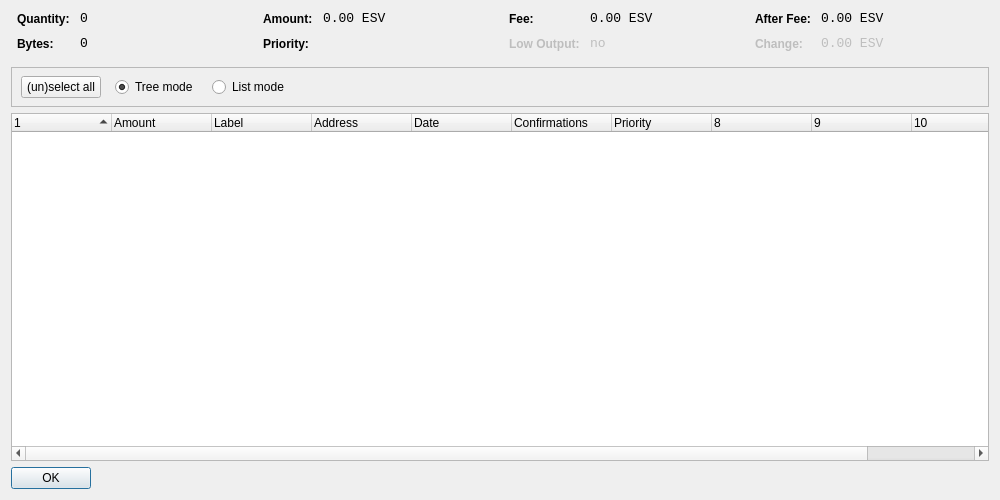
<?xml version="1.0" encoding="UTF-8"?>
<ui version="4.0">
 <class>CoinControlDialog</class>
 <widget class="QDialog" name="CoinControlDialog">
  <property name="geometry">
   <rect>
    <x>0</x>
    <y>0</y>
    <width>1000</width>
    <height>500</height>
   </rect>
  </property>
  <property name="windowTitle">
   <string>Coin Control</string>
  </property>
  <layout class="QVBoxLayout" name="verticalLayout">
   <item>
    <layout class="QHBoxLayout" name="horizontalLayoutTop" stretch="0,0,0,0">
     <property name="topMargin">
      <number>0</number>
     </property>
     <property name="bottomMargin">
      <number>10</number>
     </property>
     <item>
      <layout class="QFormLayout" name="formLayoutCoinControl1">
       <property name="horizontalSpacing">
        <number>10</number>
       </property>
       <property name="verticalSpacing">
        <number>10</number>
       </property>
       <property name="leftMargin">
        <number>6</number>
       </property>
       <property name="rightMargin">
        <number>6</number>
       </property>
       <item row="0" column="0">
        <widget class="QLabel" name="labelCoinControlQuantityText">
         <property name="styleSheet">
          <string notr="true">font-weight:bold;</string>
         </property>
         <property name="text">
          <string>Quantity:</string>
         </property>
        </widget>
       </item>
       <item row="0" column="1">
        <widget class="QLabel" name="labelCoinControlQuantity">
         <property name="font">
          <font>
           <family>Monospace</family>
           <pointsize>10</pointsize>
          </font>
         </property>
         <property name="cursor">
          <cursorShape>IBeamCursor</cursorShape>
         </property>
         <property name="contextMenuPolicy">
          <enum>Qt::ActionsContextMenu</enum>
         </property>
         <property name="text">
          <string notr="true">0</string>
         </property>
         <property name="textInteractionFlags">
          <set>Qt::LinksAccessibleByMouse|Qt::TextSelectableByKeyboard|Qt::TextSelectableByMouse</set>
         </property>
        </widget>
       </item>
       <item row="1" column="0">
        <widget class="QLabel" name="labelCoinControlBytesText">
         <property name="styleSheet">
          <string notr="true">font-weight:bold;</string>
         </property>
         <property name="text">
          <string>Bytes:</string>
         </property>
        </widget>
       </item>
       <item row="1" column="1">
        <widget class="QLabel" name="labelCoinControlBytes">
         <property name="font">
          <font>
           <family>Monospace</family>
           <pointsize>10</pointsize>
          </font>
         </property>
         <property name="cursor">
          <cursorShape>IBeamCursor</cursorShape>
         </property>
         <property name="contextMenuPolicy">
          <enum>Qt::ActionsContextMenu</enum>
         </property>
         <property name="text">
          <string notr="true">0</string>
         </property>
         <property name="textInteractionFlags">
          <set>Qt::LinksAccessibleByMouse|Qt::TextSelectableByKeyboard|Qt::TextSelectableByMouse</set>
         </property>
        </widget>
       </item>
      </layout>
     </item>
     <item>
      <layout class="QFormLayout" name="formLayoutCoinControl2">
       <property name="horizontalSpacing">
        <number>10</number>
       </property>
       <property name="verticalSpacing">
        <number>10</number>
       </property>
       <property name="leftMargin">
        <number>6</number>
       </property>
       <property name="rightMargin">
        <number>6</number>
       </property>
       <item row="0" column="0">
        <widget class="QLabel" name="labelCoinControlAmountText">
         <property name="styleSheet">
          <string notr="true">font-weight:bold;</string>
         </property>
         <property name="text">
          <string>Amount:</string>
         </property>
        </widget>
       </item>
       <item row="0" column="1">
        <widget class="QLabel" name="labelCoinControlAmount">
         <property name="font">
          <font>
           <family>Monospace</family>
           <pointsize>10</pointsize>
          </font>
         </property>
         <property name="cursor">
          <cursorShape>IBeamCursor</cursorShape>
         </property>
         <property name="contextMenuPolicy">
          <enum>Qt::ActionsContextMenu</enum>
         </property>
         <property name="text">
          <string notr="true">0.00 ESV</string>
         </property>
         <property name="textInteractionFlags">
          <set>Qt::LinksAccessibleByMouse|Qt::TextSelectableByKeyboard|Qt::TextSelectableByMouse</set>
         </property>
        </widget>
       </item>
       <item row="1" column="0">
        <widget class="QLabel" name="labelCoinControlPriorityText">
         <property name="styleSheet">
          <string notr="true">font-weight:bold;</string>
         </property>
         <property name="text">
          <string>Priority:</string>
         </property>
        </widget>
       </item>
       <item row="1" column="1">
        <widget class="QLabel" name="labelCoinControlPriority">
         <property name="font">
          <font>
           <family>Monospace</family>
           <pointsize>10</pointsize>
          </font>
         </property>
         <property name="cursor">
          <cursorShape>IBeamCursor</cursorShape>
         </property>
         <property name="contextMenuPolicy">
          <enum>Qt::ActionsContextMenu</enum>
         </property>
         <property name="text">
          <string/>
         </property>
         <property name="textInteractionFlags">
          <set>Qt::LinksAccessibleByMouse|Qt::TextSelectableByKeyboard|Qt::TextSelectableByMouse</set>
         </property>
        </widget>
       </item>
      </layout>
     </item>
     <item>
      <layout class="QFormLayout" name="formLayoutCoinControl3">
       <property name="horizontalSpacing">
        <number>10</number>
       </property>
       <property name="verticalSpacing">
        <number>10</number>
       </property>
       <property name="leftMargin">
        <number>6</number>
       </property>
       <property name="rightMargin">
        <number>6</number>
       </property>
       <item row="0" column="0">
        <widget class="QLabel" name="labelCoinControlFeeText">
         <property name="styleSheet">
          <string notr="true">font-weight:bold;</string>
         </property>
         <property name="text">
          <string>Fee:</string>
         </property>
        </widget>
       </item>
       <item row="0" column="1">
        <widget class="QLabel" name="labelCoinControlFee">
         <property name="font">
          <font>
           <family>Monospace</family>
           <pointsize>10</pointsize>
          </font>
         </property>
         <property name="cursor">
          <cursorShape>IBeamCursor</cursorShape>
         </property>
         <property name="contextMenuPolicy">
          <enum>Qt::ActionsContextMenu</enum>
         </property>
         <property name="text">
          <string notr="true">0.00 ESV</string>
         </property>
         <property name="textInteractionFlags">
          <set>Qt::LinksAccessibleByMouse|Qt::TextSelectableByKeyboard|Qt::TextSelectableByMouse</set>
         </property>
        </widget>
       </item>
       <item row="1" column="0">
        <widget class="QLabel" name="labelCoinControlLowOutputText">
         <property name="enabled">
          <bool>false</bool>
         </property>
         <property name="styleSheet">
          <string notr="true">font-weight:bold;</string>
         </property>
         <property name="text">
          <string>Low Output:</string>
         </property>
        </widget>
       </item>
       <item row="1" column="1">
        <widget class="QLabel" name="labelCoinControlLowOutput">
         <property name="enabled">
          <bool>false</bool>
         </property>
         <property name="font">
          <font>
           <family>Monospace</family>
           <pointsize>10</pointsize>
          </font>
         </property>
         <property name="cursor">
          <cursorShape>IBeamCursor</cursorShape>
         </property>
         <property name="contextMenuPolicy">
          <enum>Qt::ActionsContextMenu</enum>
         </property>
         <property name="text">
          <string notr="true">no</string>
         </property>
         <property name="textInteractionFlags">
          <set>Qt::LinksAccessibleByMouse|Qt::TextSelectableByKeyboard|Qt::TextSelectableByMouse</set>
         </property>
        </widget>
       </item>
      </layout>
     </item>
     <item>
      <layout class="QFormLayout" name="formLayoutCoinControl4">
       <property name="horizontalSpacing">
        <number>10</number>
       </property>
       <property name="verticalSpacing">
        <number>10</number>
       </property>
       <property name="leftMargin">
        <number>6</number>
       </property>
       <property name="rightMargin">
        <number>6</number>
       </property>
       <item row="0" column="0">
        <widget class="QLabel" name="labelCoinControlAfterFeeText">
         <property name="styleSheet">
          <string notr="true">font-weight:bold;</string>
         </property>
         <property name="text">
          <string>After Fee:</string>
         </property>
        </widget>
       </item>
       <item row="0" column="1">
        <widget class="QLabel" name="labelCoinControlAfterFee">
         <property name="font">
          <font>
           <family>Monospace</family>
           <pointsize>10</pointsize>
          </font>
         </property>
         <property name="cursor">
          <cursorShape>IBeamCursor</cursorShape>
         </property>
         <property name="contextMenuPolicy">
          <enum>Qt::ActionsContextMenu</enum>
         </property>
         <property name="text">
          <string notr="true">0.00 ESV</string>
         </property>
         <property name="textInteractionFlags">
          <set>Qt::LinksAccessibleByMouse|Qt::TextSelectableByKeyboard|Qt::TextSelectableByMouse</set>
         </property>
        </widget>
       </item>
       <item row="1" column="0">
        <widget class="QLabel" name="labelCoinControlChangeText">
         <property name="enabled">
          <bool>false</bool>
         </property>
         <property name="styleSheet">
          <string notr="true">font-weight:bold;</string>
         </property>
         <property name="text">
          <string>Change:</string>
         </property>
        </widget>
       </item>
       <item row="1" column="1">
        <widget class="QLabel" name="labelCoinControlChange">
         <property name="enabled">
          <bool>false</bool>
         </property>
         <property name="font">
          <font>
           <family>Monospace</family>
           <pointsize>10</pointsize>
          </font>
         </property>
         <property name="cursor">
          <cursorShape>IBeamCursor</cursorShape>
         </property>
         <property name="contextMenuPolicy">
          <enum>Qt::ActionsContextMenu</enum>
         </property>
         <property name="text">
          <string notr="true">0.00 ESV</string>
         </property>
         <property name="textInteractionFlags">
          <set>Qt::LinksAccessibleByMouse|Qt::TextSelectableByKeyboard|Qt::TextSelectableByMouse</set>
         </property>
        </widget>
       </item>
      </layout>
     </item>
    </layout>
   </item>
   <item>
    <widget class="QFrame" name="frame">
     <property name="minimumSize">
      <size>
       <width>0</width>
       <height>40</height>
      </size>
     </property>
     <property name="frameShape">
      <enum>QFrame::StyledPanel</enum>
     </property>
     <property name="frameShadow">
      <enum>QFrame::Sunken</enum>
     </property>
     <widget class="QWidget" name="horizontalLayoutWidget">
      <property name="geometry">
       <rect>
        <x>10</x>
        <y>0</y>
        <width>781</width>
        <height>41</height>
       </rect>
      </property>
      <layout class="QHBoxLayout" name="horizontalLayoutPanel" stretch="0,0,0,0,0">
       <property name="spacing">
        <number>14</number>
       </property>
       <item>
        <widget class="QPushButton" name="pushButtonSelectAll">
         <property name="sizePolicy">
          <sizepolicy hsizetype="Maximum" vsizetype="Fixed">
           <horstretch>0</horstretch>
           <verstretch>0</verstretch>
          </sizepolicy>
         </property>
         <property name="text">
          <string>(un)select all</string>
         </property>
        </widget>
       </item>
       <item>
        <widget class="QRadioButton" name="radioTreeMode">
         <property name="sizePolicy">
          <sizepolicy hsizetype="Maximum" vsizetype="Fixed">
           <horstretch>0</horstretch>
           <verstretch>0</verstretch>
          </sizepolicy>
         </property>
         <property name="text">
          <string>Tree mode</string>
         </property>
         <property name="checked">
          <bool>true</bool>
         </property>
        </widget>
       </item>
       <item>
        <widget class="QRadioButton" name="radioListMode">
         <property name="sizePolicy">
          <sizepolicy hsizetype="Maximum" vsizetype="Fixed">
           <horstretch>0</horstretch>
           <verstretch>0</verstretch>
          </sizepolicy>
         </property>
         <property name="text">
          <string>List mode</string>
         </property>
        </widget>
       </item>
       <item>
        <spacer name="horizontalSpacer">
         <property name="orientation">
          <enum>Qt::Horizontal</enum>
         </property>
         <property name="sizeHint" stdset="0">
          <size>
           <width>40</width>
           <height>20</height>
          </size>
         </property>
        </spacer>
       </item>
      </layout>
     </widget>
    </widget>
   </item>
   <item>
    <widget class="CoinControlTreeWidget" name="treeWidget">
     <property name="contextMenuPolicy">
      <enum>Qt::CustomContextMenu</enum>
     </property>
     <property name="sortingEnabled">
      <bool>false</bool>
     </property>
     <property name="columnCount">
      <number>11</number>
     </property>
     <attribute name="headerShowSortIndicator" stdset="0">
      <bool>true</bool>
     </attribute>
     <attribute name="headerStretchLastSection">
      <bool>false</bool>
     </attribute>
     <column>
      <property name="text">
       <string/>
      </property>
     </column>
     <column>
      <property name="text">
       <string>Amount</string>
      </property>
     </column>
     <column>
      <property name="text">
       <string>Label</string>
      </property>
     </column>
     <column>
      <property name="text">
       <string>Address</string>
      </property>
     </column>
     <column>
      <property name="text">
       <string>Date</string>
      </property>
     </column>
     <column>
      <property name="text">
       <string>Confirmations</string>
      </property>
      <property name="toolTip">
       <string>Confirmed</string>
      </property>
     </column>
     <column>
      <property name="text">
       <string>Priority</string>
      </property>
     </column>
     <column>
      <property name="text">
       <string/>
      </property>
     </column>
     <column>
      <property name="text">
       <string/>
      </property>
     </column>
     <column>
      <property name="text">
       <string/>
      </property>
     </column>
     <column>
      <property name="text">
       <string/>
      </property>
     </column>
    </widget>
   </item>
   <item>
    <widget class="QDialogButtonBox" name="buttonBox">
     <property name="sizePolicy">
      <sizepolicy hsizetype="Maximum" vsizetype="Fixed">
       <horstretch>0</horstretch>
       <verstretch>0</verstretch>
      </sizepolicy>
     </property>
     <property name="orientation">
      <enum>Qt::Horizontal</enum>
     </property>
     <property name="standardButtons">
      <set>QDialogButtonBox::Ok</set>
     </property>
    </widget>
   </item>
  </layout>
 </widget>
 <customwidgets>
  <customwidget>
   <class>CoinControlTreeWidget</class>
   <extends>QTreeWidget</extends>
   <header>coincontroltreewidget.h</header>
  </customwidget>
 </customwidgets>
 <resources/>
 <connections/>
</ui>
